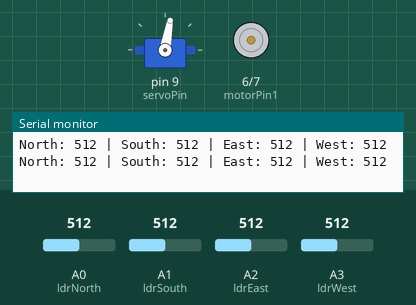
Recording of a sketch running on a simulated Arduino Uno, built with avr-gcc and run on an emulated ATmega328P. Shown: servo, motor-driver pin pairs drawn as motors (green arrow = first pin HIGH = forward, orange = second pin HIGH = backward, longer = more drive, scaled by the enable pin), the last lines printed to the serial monitor. The inputs (shaded band) are chosen by the test bench; at power-on: A0 (ldrNorth) = 512, A2 (ldrEast) = 512, A1 (ldrSouth) = 512, A3 (ldrWest) = 512.

Above: at 1.8 s.
1.9 s: A0 (ldrNorth) set to 545
3.4 s: A0 (ldrNorth) set to 581
At 4.4 s:
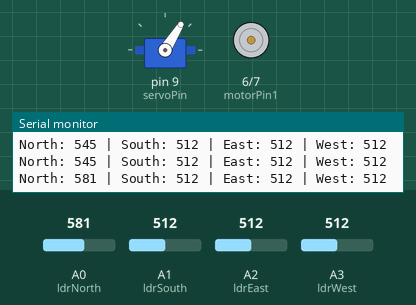
5.5 s: A2 (ldrEast) set to 652
7.2 s: A2 (ldrEast) set to 670
At 8.9 s:
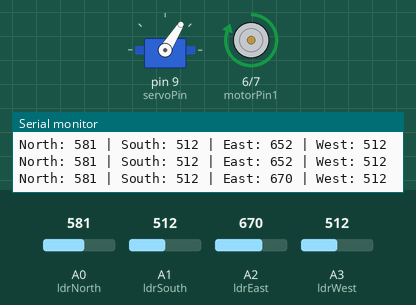
9.5 s: A1 (ldrSouth) set to 306
At 10.5 s:
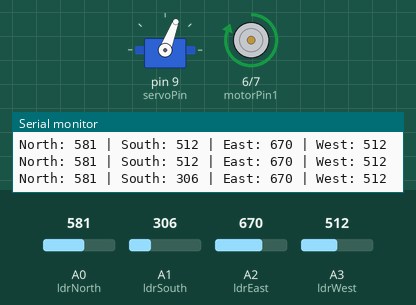
11.5 s: A3 (ldrWest) set to 528
At 13.4 s:
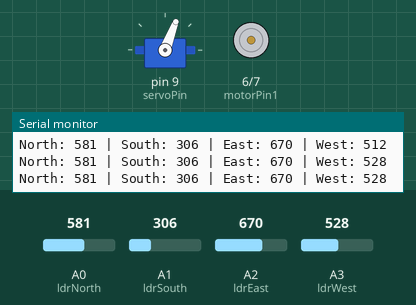
Timing chart, 0 to 14.5 s (numbered marks = the images above; inputs shaded):
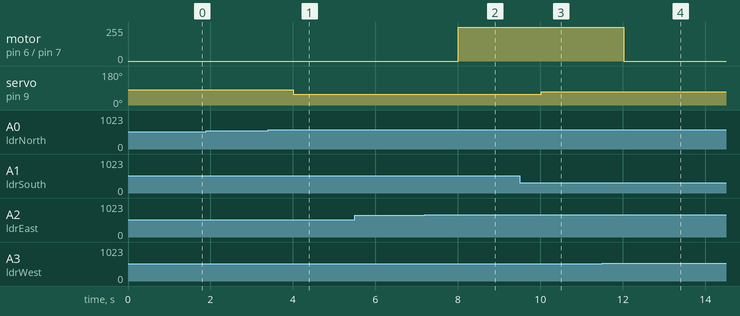

The sketch:

ArduinoCode.ino
```cpp
#include <Servo.h>

Servo myServo;

const int ldrNorth = A0;
const int ldrSouth = A1;
const int ldrEast = A2;
const int ldrWest = A3;

const int motorPin1 = 6;
const int motorPin2 = 7;
const int enablePin = 5;  // Connect ENA of L298N to pin 7

const int servoPin = 9;  // Define the servo pin

void setup() {
  myServo.attach(servoPin);
  myServo.write(80);   // Set initial angle of servo to 130 degrees (within the limit)

  pinMode(motorPin1, OUTPUT);
  pinMode(motorPin2, OUTPUT);
  pinMode(enablePin, OUTPUT);

  // Start with the motor disabled
  digitalWrite(enablePin, LOW);

  Serial.begin(9600);  // Initialize serial communication
}

void loop() {
  int northValue = analogRead(ldrNorth);
  int southValue = analogRead(ldrSouth);
  int eastValue = analogRead(ldrEast);
  int westValue = analogRead(ldrWest);

  // Print LDR readings to Serial Monitor
  Serial.print("North: ");
  Serial.print(northValue);
  Serial.print(" | South: ");
  Serial.print(southValue);
  Serial.print(" | East: ");
  Serial.print(eastValue);
  Serial.print(" | West: ");
  Serial.println(westValue);

  int verticalDifference = northValue - southValue;
  int horizontalDifference = eastValue - westValue;

  // Vertical adjustment using Servo (for tilt)
  if (abs(verticalDifference) > 50) {
    int tiltAngle = map(verticalDifference, -1023, 1023, 0, 110);  // Limit servo angle between 75 and 130 degrees
    tiltAngle = constrain(tiltAngle, 0, 180);  // Ensure servo angle is within range
    myServo.write(tiltAngle);
  }

  // Horizontal adjustment using DC motor (for rotation)
  if (abs(horizontalDifference) > 150) {
    digitalWrite(enablePin, HIGH);  // Enable the motor driver

    if (horizontalDifference > 0) {
      digitalWrite(motorPin1, HIGH);  // Rotate clockwise
      digitalWrite(motorPin2, LOW);
    } else {
      digitalWrite(motorPin1, LOW);
      digitalWrite(motorPin2, HIGH);  // Rotate counterclockwise
    }
  } else {
    digitalWrite(motorPin1, LOW);
    digitalWrite(motorPin2, LOW);
    digitalWrite(enablePin, LOW);    // Disable the motor driver
  }

  delay(1000);  // Adjust the delay to suit your needs
}
```

Measured:
- the behaviour switches between 562 and 563 on A0 (ldrNorth) (found by bisection; images 0 and 1)
- the behaviour switches between 662 and 663 on A2 (ldrEast) (found by bisection; images 1 and 2)
- the behaviour switches between 519 and 520 on A3 (ldrWest) (found by bisection; images 3 and 4)
- after the input at 3.4 s, servo on pin 9 (servoPin): 80° → 58° after 0.61 s
- after the input at 7.2 s, motor on pin 6 (motorPin1) / pin 7 (motorPin2): stopped → forward 255/255 after 0.81 s
- after the input at 9.5 s, servo on pin 9 (servoPin): 58° → 69° after 0.52 s
- after the input at 11.5 s, motor on pin 6 (motorPin1) / pin 7 (motorPin2): forward 255/255 → stopped after 0.52 s
